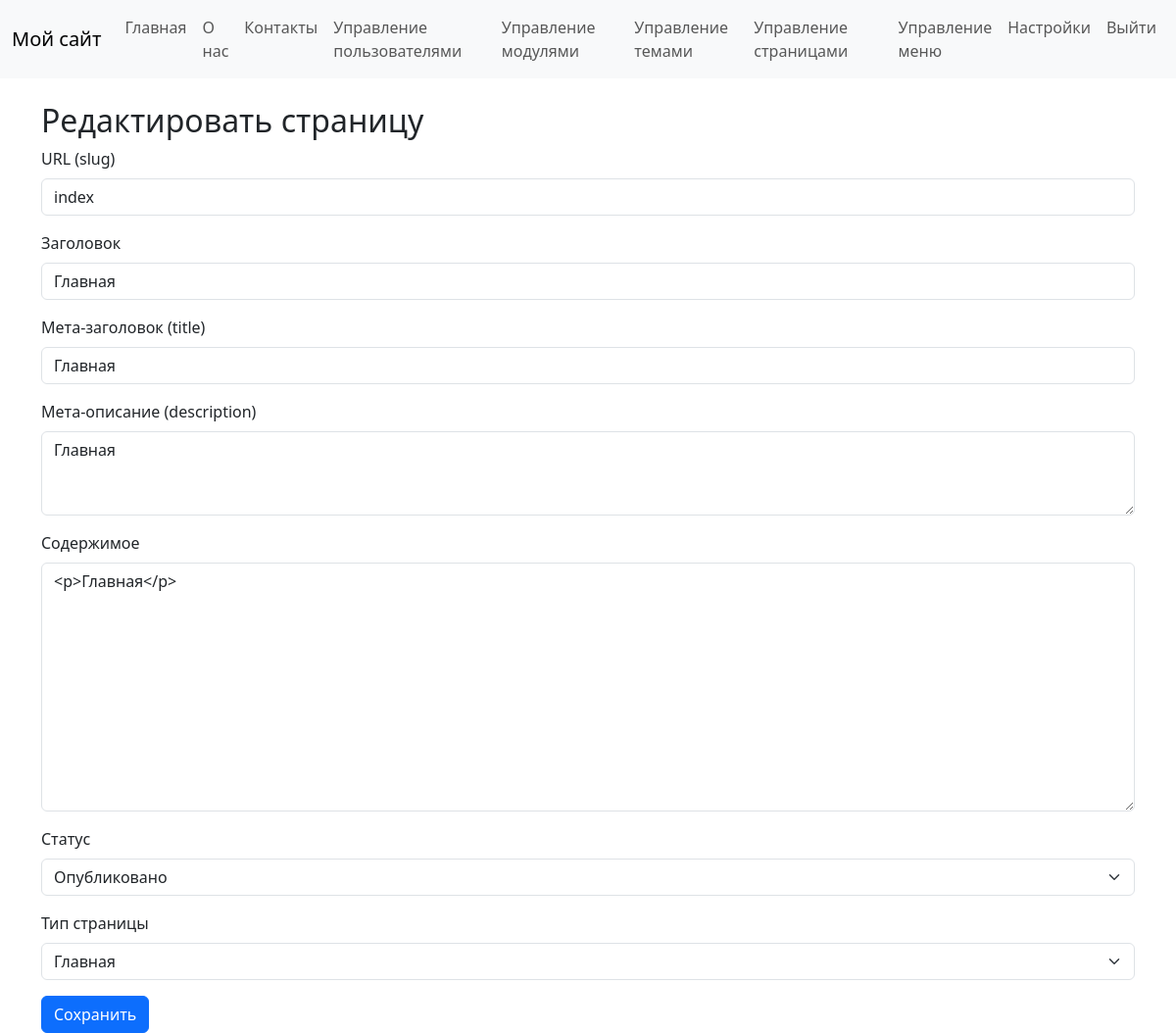
Screenshot of /admin/pages/edit/3 (signed in) with the database file from the repository.
### tables this page shows
CREATE TABLE `menu_items` (
                              `id` int NOT NULL,
                              `menu_id` int NOT NULL,
                              `title` varchar(255) NOT NULL,
                              `url` varchar(255) NOT NULL,
                              `parent_id` int DEFAULT NULL,
                              `position` int NOT NULL DEFAULT '0'
);

CREATE TABLE `pages` (
                         `id` int NOT NULL,
                         `slug` varchar(255) NOT NULL,
                         `title` varchar(255) NOT NULL,
                         `content` mediumtext NOT NULL,
                         `created_at` datetime NOT NULL,
                         `updated_at` datetime DEFAULT NULL,
                         `status` enum('draft','published','archived') NOT NULL DEFAULT 'draft',
                         `meta_title` varchar(255) DEFAULT NULL,
                         `meta_description` mediumtext,
                         `type` enum('normal','home','404') NOT NULL DEFAULT 'normal'
);

### core/View.php (called while the page is built)
<?php
class View
{
    public static function render($template, $data = [], $module = false): void
    {
        PageRenderer::render($template, $data, $module);
    }
}

### core/controllers/AdminController.php (called while the page is built, shortened)
<?php
class AdminController
{
    public function editPage($id)
    {
        $page = Page::findById($id);
        View::render('admin/edit_page', ['page' => $page]);
    }
}

### core/Router.php (called while the page is built, shortened)
<?php
class Router
{
    private $routes = [];
    public function add($route, $callback)
    {
        $route = trim($route, '/');
        $route = '#^' . $route . '$#';
        $this->routes[$route] = $callback;
    }
    public function dispatch()
    {
        $url = isset($_GET['url']) ? $_GET['url'] : '';
        $url = trim($url, '/');
        foreach ($this->routes as $pattern => $callback) {
            if (preg_match($pattern, $url, $params)) {
                if (is_callable($callback)) {
                    return call_user_func_array($callback, array_slice($params, 1));
                } elseif (is_array($callback)) {
                    $controller = $callback[0];
                    $method = $callback[1];
                    return call_user_func_array([$controller, $method], array_slice($params, 1));
                }
            }
        }
    }
}

### public/index.php (called while the page is built, shortened)
<?php
require_once __DIR__ . '/../core/init.php';
$router = new Router();
$router->add('', function () {
    $page = Page::findByType('home');
    if ($page && $page->status == 'published') {
        View::render('page', ['page' => $page]);
    } else {
        echo 'Главная страница не настроена';
    }
});
$settingsController = new SettingsController();
$router->add('admin/settings', [$settingsController, 'index']);
$router->add('admin/settings/update', [$settingsController, 'update']);
$authController = new AuthController();
$router->add('login', [$authController, 'login']);
$router->add('logout', [$authController, 'logout']);
$router->add('register', [$authController, 'register']);
$adminController = new AdminController();
$router->add('admin', [$adminController, 'index']);
$router->add('admin/users', [$adminController, 'users']);
$router->add('admin/users/edit/(\d+)', [$adminController, 'editUser']);
$router->add('admin/users/delete/(\d+)', [$adminController, 'deleteUser']);
$router->add('admin/modules', [$adminController, 'modules']);
$router->add('admin/modules/enable/([a-zA-Z0-9_]+)', [$adminController, 'enableModule']);
$router->add('admin/modules/disable/([a-zA-Z0-9_]+)', [$adminController, 'disableModule']);
$router->add('admin/themes', [$adminController, 'themes']);
$router->add('admin/themes/activate/([a-zA-Z0-9_]+)', [$adminController, 'activateTheme']);
$router->add('admin/pages', [$adminController, 'pages']);
$router->add('admin/pages/create', [$adminController, 'createPage']);
$router->add('admin/pages/edit/(\d+)', [$adminController, 'editPage']);
$router->add('admin/pages/delete/(\d+)', [$adminController, 'deletePage']);
$adminMenuController = new AdminMenuController();
$router->add('admin/menus', [$adminMenuController, 'menus']);
$router->add('admin/menus/create', [$adminMenuController, 'createMenu']);
$router->add('admin/menus/edit/(\d+)', [$adminMenuController, 'editMenu']);
$router->add('admin/menus/delete/(\d+)', [$adminMenuController, 'deleteMenu']);
$router->add('admin/menus/items/(\d+)', [$adminMenuController, 'manageMenuItems']);
$router->add('admin/menus/items/create/(\d+)', [$adminMenuController, 'createMenuItem']);
$router->add('admin/menus/items/edit/(\d+)', [$adminMenuController, 'editMenuItem']);
$router->add('admin/menus/items/delete/(\d+)', [$adminMenuController, 'deleteMenuItem']);
$pageController = new PageController();
$router->add('(.+)', [$pageController, 'viewPage']);
$router->dispatch();

### core/helpers/url_helper.php (called while the page is built)
<?php
function base_url($path = '')
{
    return rtrim(BASE_URL, '/') . '/' . ltrim($path, '/');
}

### core/init.php (called while the page is built, shortened)
<?php
spl_autoload_register(function ($class_name) {
    $paths = [
        __DIR__ . '/' . $class_name . '.php',
        __DIR__ . '/helpers/' . $class_name . '.php',
        __DIR__ . '/models/' . $class_name . '.php',
        __DIR__ . '/controllers/' . $class_name . '.php',
    ];
    foreach (glob(__DIR__ . '/../modules/*', GLOB_ONLYDIR) as $moduleDir) {
        $modulePaths = [
            $moduleDir . '/controller.php',
            $moduleDir . '/model.php',
        ];
        foreach (['controllers', 'models'] as $subDir) {
            $subDirPath = $moduleDir . '/' . $subDir;
        }
        $paths = array_merge($paths, $modulePaths);
    }
    foreach ($paths as $path) {
        if (file_exists($path)) {
            if (class_exists($class_name, false)) {
                return;
            }
        }
    }
});

### core/Database.php (called while the page is built, shortened)
<?php
class Database
{
    private static $connection;
    public static function connect($host, $user, $pass, $dbname)
    {
        self::$connection = new mysqli($host, $user, $pass, $dbname);
        self::$connection->set_charset('utf8mb4');
    }
    public static function prepare($sql)
    {
        $stmt = self::$connection->prepare($sql);
        return $stmt;
    }
}

### core/models/Menu.php (called while the page is built, shortened)
<?php
class Menu
{
    public $id;
    public static function findByName($name)
    {
        $stmt = Database::prepare("SELECT * FROM menus WHERE name = ?");
        $stmt->bind_param('s', $name);
        $stmt->execute();
        $result = $stmt->get_result();
        return $result->fetch_object('Menu');
    }
    public function getItems()
    {
        return MenuItem::findByMenuId($this->id);
    }
}

### core/models/MenuItem.php (called while the page is built, shortened)
<?php
class MenuItem
{
    public static function findByMenuId($menu_id)
    {
        $stmt = Database::prepare("SELECT * FROM menu_items WHERE menu_id = ? ORDER BY position ASC");
        $stmt->bind_param('i', $menu_id);
        $stmt->execute();
        $result = $stmt->get_result();
        $items = [];
        while ($row = $result->fetch_assoc()) {
            $item = new self();
            $item->id = $row['id'];
            $item->menu_id = $row['menu_id'];
            $item->title = $row['title'];
            $item->url = $row['url'];
            $item->parent_id = $row['parent_id'];
            $item->position = $row['position'];
            $items[] = $item;
        }
        return $items;
    }
}

### core/helpers/html_helper.php (called while the page is built)
<?php
function escape($string)
{
    return htmlspecialchars($string, ENT_QUOTES, 'UTF-8');
}

### core/Auth.php (called while the page is built, shortened)
<?php
class Auth
{
    public static function check()
    {
        return isset($_SESSION['user_id']);
    }
    public static function user()
    {
        if (self::check()) {
            return User::findById($_SESSION['user_id']);
        }
        return null;
    }
    public static function isAdmin()
    {
        $user = self::user();
        if ($user) {
            return in_array('admin', $user->getRoles());
        }
        return false;
    }
}

### core/models/User.php (called while the page is built, shortened)
<?php
class User
{
    public $id;
    public static function findById($id)
    {
        $stmt = Database::prepare("SELECT * FROM users WHERE id = ?");
        $stmt->bind_param('i', $id);
        $stmt->execute();
        $result = $stmt->get_result();
        return $result->fetch_object('User');
    }
    public function getRoles()
    {
        $stmt = Database::prepare("SELECT r.name FROM roles r JOIN user_roles ur ON r.id = ur.role_id WHERE ur.user_id = ?");
        $stmt->bind_param('i', $this->id);
        $stmt->execute();
        $result = $stmt->get_result();
        $roles = [];
        while ($row = $result->fetch_assoc()) {
            $roles[] = $row['name'];
        }
        return $roles;
    }
}

### core/models/Page.php (called while the page is built, shortened)
<?php
class Page
{
    public static function findById($id)
    {
        $stmt = Database::prepare("SELECT * FROM pages WHERE id = ?");
        $stmt->bind_param('i', $id);
        $stmt->execute();
        $result = $stmt->get_result();
        return $result->fetch_object('Page');
    }
}

### themes/default/templates/admin/edit_page.php (the view, shortened to what this page needs)
<?php View::render('header', []); ?>
    <h2><?= $page ? 'Редактировать страницу' : 'Создать новую страницу' ?></h2>
    <form method="post" action="">
        <div class="mb-3">
            <label for="slug" class="form-label">URL (slug)</label>
            <input type="text" name="slug" id="slug" class="form-control" value="<?= escape($page->slug ?? '') ?>" required>
        </div>
        <div class="mb-3">
            <label for="title" class="form-label">Заголовок</label>
            <input type="text" name="title" id="title" class="form-control" value="<?= escape($page->title ?? '') ?>" required>
        </div>
        <div class="mb-3">
            <label for="meta_title" class="form-label">Мета-заголовок (title)</label>
            <input type="text" name="meta_title" id="meta_title" class="form-control" value="<?= escape($page->meta_title ?? '') ?>">
        </div>
        <div class="mb-3">
            <label for="meta_description" class="form-label">Мета-описание (description)</label>
            <textarea name="meta_description" id="meta_description" class="form-control" rows="3"><?= escape($page->meta_description ?? '') ?></textarea>
        </div>
        <div class="mb-3">
            <label for="content" class="form-label">Содержимое</label>
            <textarea name="content" id="content" class="form-control" rows="10"><?= escape($page->content ?? '') ?></textarea>
        </div>
        <div class="mb-3">
            <label for="status" class="form-label">Статус</label>
            <select name="status" id="status" class="form-select">
                <option value="published" <?= ($page->status ?? '') == 'published' ? 'selected' : '' ?>>Опубликовано</option>
            </select>
        </div>
        <div class="mb-3">
            <label for="type" class="form-label">Тип страницы</label>
            <select name="type" id="type" class="form-select">
                <option value="home" <?= ($page->type ?? '') == 'home' ? 'selected' : '' ?>>Главная</option>
            </select>
        </div>
        <button type="submit" class="btn btn-primary">Сохранить</button>
    </form>

### themes/default/templates/header.php (shortened to what this page needs)
<?php
$mainMenu = Menu::findByName('main_menu');
$menuItems = $mainMenu ? $mainMenu->getItems() : [];
?>
<!DOCTYPE html>
<html lang="ru">
<head>
    <link href="https://cdn.jsdelivr.net/npm/bootstrap@5.3.0/dist/css/bootstrap.min.css" rel="stylesheet">
</head>
<body>
<nav class="navbar navbar-expand-lg navbar-light bg-light">
    <div class="container-fluid">
        <a class="navbar-brand" href="<?= base_url() ?>">Мой сайт</a>
        <div class="collapse navbar-collapse" id="navbarNav">
            <ul class="navbar-nav me-auto">
                <?php foreach ($menuItems as $item): ?>
                    <li class="nav-item">
                        <a class="nav-link" href="<?= escape($item->url) ?>"><?= escape($item->title) ?></a>
                    </li>
                <?php endforeach; ?>
            </ul>
            <ul class="navbar-nav">
                <?php if (Auth::check()): ?>
                    <?php if (Auth::isAdmin()): ?>
                        <?php
                        $adminMenu = Menu::findByName('admin_menu');
                        $adminMenuItems = $adminMenu ? $adminMenu->getItems() : [];
                        ?>
                        <?php foreach ($adminMenuItems as $adminItem): ?>
                            <li class="nav-item">
                                <a class="nav-link" href="<?= escape($adminItem->url) ?>"><?= escape($adminItem->title) ?></a>
                            </li>
                        <?php endforeach; ?>
                    <?php endif; ?>
                    <li class="nav-item">
                        <a class="nav-link" href="<?= base_url('logout') ?>">Выйти</a>
                    </li>
                <?php endif; ?>
            </ul>
        </div>
    </div>
</nav>
<div class="container mt-4">

### rows the page displays
menu_items: title "Главная"
menu_items: title "О нас"
menu_items: title "Контакты"
menu_items: title "Управление пользователями"
menu_items: title "Управление модулями"
menu_items: title "Управление темами"
menu_items: title "Управление страницами"
menu_items: title "Управление меню"
menu_items: title "Настройки"
pages: slug "index", title "Главная", meta_title "Главная", meta_description "Главная", content "<p>Главная</p>", status "Опубликовано", type "Главная"
